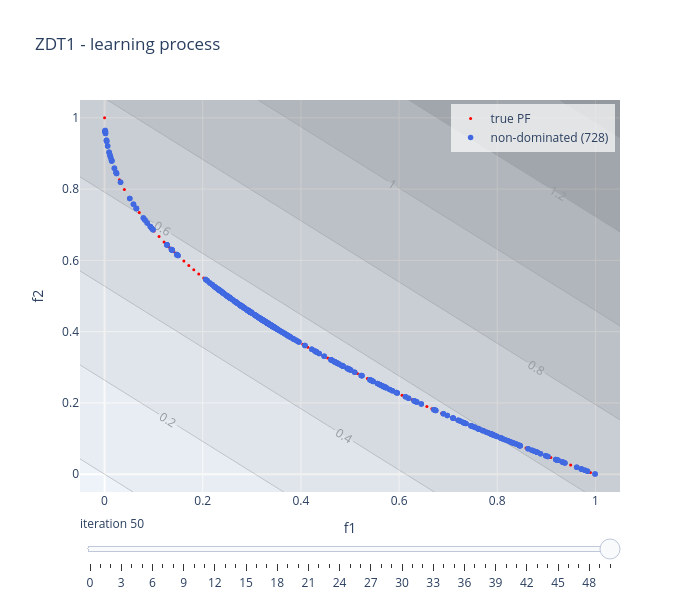

Here is the notebook cell this chart was saved with:
### Code cell
linear_model.visualise("learning", plot_scalarisation = True, show = False)

### Figure 1 — Plotly figure (JSON) as saved in the notebook; plotly's stock layout.template omitted (floating-point values rounded to 4 significant figures; data arrays with more than 128 entries replaced by an {"elided": "..."} marker saying what was removed)
{"data": [{"marker": {"color": "red", "size": 3}, "mode": "markers", "name": "true PF", "type": "scatter", "x": [0.0, 0.0101, 0.0202, 0.0303, 0.0404, 0.05051, 0.06061, 0.07071, 0.08081, 0.09091, 0.101, 0.1111, 0.1212, 0.1313, 0.1414, 0.1515, 0.1616, 0.1717, 0.1818, 0.1919, 0.202, 0.2121, 0.2222, 0.2323, 0.2424, 0.2525, 0.2626, 0.2727, 0.2828, 0.2929, 0.303, 0.3131, 0.3232, 0.3333, 0.3434, 0.3535, 0.3636, 0.3737, 0.3838, 0.3939, 0.404, 0.4141, 0.4242, 0.4343, 0.4444, 0.4545, 0.4646, 0.4747, 0.4848, 0.4949, 0.5051, 0.5152, 0.5253, 0.5354, 0.5455, 0.5556, 0.5657, 0.5758, 0.5859, 0.596, 0.6061, 0.6162, 0.6263, 0.6364, 0.6465, 0.6566, 0.6667, 0.6768, 0.6869, 0.697, 0.7071, 0.7172, 0.7273, 0.7374, 0.7475, 0.7576, 0.7677, 0.7778, 0.7879, 0.798, 0.8081, 0.8182, 0.8283, 0.8384, 0.8485, 0.8586, 0.8687, 0.8788, 0.8889, 0.899, 0.9091, 0.9192, 0.9293, 0.9394, 0.9495, 0.9596, 0.9697, 0.9798, 0.9899, 1.0], "y": [1.0, 0.8995, 0.8579, 0.8259, 0.799, 0.7753, 0.7538, 0.7341, 0.7157, 0.6985, 0.6822, 0.6667, 0.6518, 0.6376, 0.6239, 0.6108, 0.598, 0.5856, 0.5736, 0.5619, 0.5505, 0.5394, 0.5286, 0.518, 0.5076, 0.4975, 0.4875, 0.4778, 0.4682, 0.4588, 0.4495, 0.4404, 0.4315, 0.4226, 0.414, 0.4054, 0.397, 0.3887, 0.3805, 0.3724, 0.3644, 0.3565, 0.3487, 0.341, 0.3333, 0.3258, 0.3184, 0.311, 0.3037, 0.2965, 0.2893, 0.2823, 0.2753, 0.2683, 0.2615, 0.2546, 0.2479, 0.2412, 0.2346, 0.228, 0.2215, 0.215, 0.2086, 0.2023, 0.196, 0.1897, 0.1835, 0.1773, 0.1712, 0.1652, 0.1591, 0.1531, 0.1472, 0.1413, 0.1354, 0.1296, 0.1238, 0.1181, 0.1124, 0.1067, 0.1011, 0.09547, 0.0899, 0.08437, 0.07887, 0.0734, 0.06797, 0.06256, 0.05719, 0.05185, 0.04654, 0.04126, 0.036, 0.03078, 0.02558, 0.02041, 0.01527, 0.01015, 0.005063, 0.0]}, {"marker": {"color": "royalblue", "size": 5.5}, "mode": "markers", "name": "non-dominated (728)", "type": "scatter", "x": {"elided": "728 float values"}, "y": {"elided": "728 float values"}}, {"colorscale": [[0, "rgb(255,255,255)"], [0.125, "rgb(240,240,240)"], [0.25, "rgb(217,217,217)"], [0.375, "rgb(189,189,189)"], [0.5, "rgb(150,150,150)"], [0.625, "rgb(115,115,115)"], [0.75, "rgb(82,82,82)"], [0.875, "rgb(37,37,37)"], [1, "rgb(0,0,0)"]], "contours": {"showlabels": true}, "opacity": 0.35, "showlegend": false, "showscale": false, "type": "contour", "x": [-0.05, -0.03136, -0.01271, 0.005932, 0.02458, 0.04322, 0.06186, 0.08051, 0.09915, 0.1178, 0.1364, 0.1551, 0.1737, 0.1924, 0.211, 0.2297, 0.2483, 0.2669, 0.2856, 0.3042, 0.3229, 0.3415, 0.3602, 0.3788, 0.3975, 0.4161, 0.4347, 0.4534, 0.472, 0.4907, 0.5093, 0.528, 0.5466, 0.5653, 0.5839, 0.6025, 0.6212, 0.6398, 0.6585, 0.6771, 0.6958, 0.7144, 0.7331, 0.7517, 0.7703, 0.789, 0.8076, 0.8263, 0.8449, 0.8636, 0.8822, 0.9008, 0.9195, 0.9381, 0.9568, 0.9754, 0.9941, 1.013, 1.031, 1.05], "y": [-0.05, -0.03136, -0.01271, 0.005932, 0.02458, 0.04322, 0.06186, 0.08051, 0.09915, 0.1178, 0.1364, 0.1551, 0.1737, 0.1924, 0.211, 0.2297, 0.2483, 0.2669, 0.2856, 0.3042, 0.3229, 0.3415, 0.3602, 0.3788, 0.3975, 0.4161, 0.4347, 0.4534, 0.472, 0.4907, 0.5093, 0.528, 0.5466, 0.5653, 0.5839, 0.6025, 0.6212, 0.6398, 0.6585, 0.6771, 0.6958, 0.7144, 0.7331, 0.7517, 0.7703, 0.789, 0.8076, 0.8263, 0.8449, 0.8636, 0.8822, 0.9008, 0.9195, 0.9381, 0.9568, 0.9754, 0.9941, 1.013, 1.031, 1.05], "z": {"elided": "60x60 float values"}}], "layout": {"height": 600, "legend": {"bgcolor": "rgba(255,255,255,0.7)", "x": 0.99, "xanchor": "right", "y": 0.99, "yanchor": "top"}, "showlegend": true, "sliders": [{"active": 50, "currentvalue": {"prefix": "iteration "}, "steps": [{"args": [["0"], {"frame": {"redraw": true}, "mode": "immediate"}], "label": "0", "method": "animate"}, {"args": [["1"], {"frame": {"redraw": true}, "mode": "immediate"}], "label": "1", "method": "animate"}, {"args": [["2"], {"frame": {"redraw": true}, "mode": "immediate"}], "label": "2", "method": "animate"}, {"args": [["3"], {"frame": {"redraw": true}, "mode": "immediate"}], "label": "3", "method": "animate"}, {"args": [["4"], {"frame": {"redraw": true}, "mode": "immediate"}], "label": "4", "method": "animate"}, {"args": [["5"], {"frame": {"redraw": true}, "mode": "immediate"}], "label": "5", "method": "animate"}, {"args": [["6"], {"frame": {"redraw": true}, "mode": "immediate"}], "label": "6", "method": "animate"}, {"args": [["7"], {"frame": {"redraw": true}, "mode": "immediate"}], "label": "7", "method": "animate"}, {"args": [["8"], {"frame": {"redraw": true}, "mode": "immediate"}], "label": "8", "method": "animate"}, {"args": [["9"], {"frame": {"redraw": true}, "mode": "immediate"}], "label": "9", "method": "animate"}, {"args": [["10"], {"frame": {"redraw": true}, "mode": "immediate"}], "label": "10", "method": "animate"}, {"args": [["11"], {"frame": {"redraw": true}, "mode": "immediate"}], "label": "11", "method": "animate"}, {"args": [["12"], {"frame": {"redraw": true}, "mode": "immediate"}], "label": "12", "method": "animate"}, {"args": [["13"], {"frame": {"redraw": true}, "mode": "immediate"}], "label": "13", "method": "animate"}, {"args": [["14"], {"frame": {"redraw": true}, "mode": "immediate"}], "label": "14", "method": "animate"}, {"args": [["15"], {"frame": {"redraw": true}, "mode": "immediate"}], "label": "15", "method": "animate"}, {"args": [["16"], {"frame": {"redraw": true}, "mode": "immediate"}], "label": "16", "method": "animate"}, {"args": [["17"], {"frame": {"redraw": true}, "mode": "immediate"}], "label": "17", "method": "animate"}, {"args": [["18"], {"frame": {"redraw": true}, "mode": "immediate"}], "label": "18", "method": "animate"}, {"args": [["19"], {"frame": {"redraw": true}, "mode": "immediate"}], "label": "19", "method": "animate"}, {"args": [["20"], {"frame": {"redraw": true}, "mode": "immediate"}], "label": "20", "method": "animate"}, {"args": [["21"], {"frame": {"redraw": true}, "mode": "immediate"}], "label": "21", "method": "animate"}, {"args": [["22"], {"frame": {"redraw": true}, "mode": "immediate"}], "label": "22", "method": "animate"}, {"args": [["23"], {"frame": {"redraw": true}, "mode": "immediate"}], "label": "23", "method": "animate"}, {"args": [["24"], {"frame": {"redraw": true}, "mode": "immediate"}], "label": "24", "method": "animate"}, {"args": [["25"], {"frame": {"redraw": true}, "mode": "immediate"}], "label": "25", "method": "animate"}, {"args": [["26"], {"frame": {"redraw": true}, "mode": "immediate"}], "label": "26", "method": "animate"}, {"args": [["27"], {"frame": {"redraw": true}, "mode": "immediate"}], "label": "27", "method": "animate"}, {"args": [["28"], {"frame": {"redraw": true}, "mode": "immediate"}], "label": "28", "method": "animate"}, {"args": [["29"], {"frame": {"redraw": true}, "mode": "immediate"}], "label": "29", "method": "animate"}, {"args": [["30"], {"frame": {"redraw": true}, "mode": "immediate"}], "label": "30", "method": "animate"}, {"args": [["31"], {"frame": {"redraw": true}, "mode": "immediate"}], "label": "31", "method": "animate"}, {"args": [["32"], {"frame": {"redraw": true}, "mode": "immediate"}], "label": "32", "method": "animate"}, {"args": [["33"], {"frame": {"redraw": true}, "mode": "immediate"}], "label": "33", "method": "animate"}, {"args": [["34"], {"frame": {"redraw": true}, "mode": "immediate"}], "label": "34", "method": "animate"}, {"args": [["35"], {"frame": {"redraw": true}, "mode": "immediate"}], "label": "35", "method": "animate"}, {"args": [["36"], {"frame": {"redraw": true}, "mode": "immediate"}], "label": "36", "method": "animate"}, {"args": [["37"], {"frame": {"redraw": true}, "mode": "immediate"}], "label": "37", "method": "animate"}, {"args": [["38"], {"frame": {"redraw": true}, "mode": "immediate"}], "label": "38", "method": "animate"}, {"args": [["39"], {"frame": {"redraw": true}, "mode": "immediate"}], "label": "39", "method": "animate"}, {"args": [["40"], {"frame": {"redraw": true}, "mode": "immediate"}], "label": "40", "method": "animate"}, {"args": [["41"], {"frame": {"redraw": true}, "mode": "immediate"}], "label": "41", "method": "animate"}, {"args": [["42"], {"frame": {"redraw": true}, "mode": "immediate"}], "label": "42", "method": "animate"}, {"args": [["43"], {"frame": {"redraw": true}, "mode": "immediate"}], "label": "43", "method": "animate"}, {"args": [["44"], {"frame": {"redraw": true}, "mode": "immediate"}], "label": "44", "method": "animate"}, {"args": [["45"], {"frame": {"redraw": true}, "mode": "immediate"}], "label": "45", "method": "animate"}, {"args": [["46"], {"frame": {"redraw": true}, "mode": "immediate"}], "label": "46", "method": "animate"}, {"args": [["47"], {"frame": {"redraw": true}, "mode": "immediate"}], "label": "47", "method": "animate"}, {"args": [["48"], {"frame": {"redraw": true}, "mode": "immediate"}], "label": "48", "method": "animate"}, {"args": [["49"], {"frame": {"redraw": true}, "mode": "immediate"}], "label": "49", "method": "animate"}, {"args": [["50"], {"frame": {"redraw": true}, "mode": "immediate"}], "label": "50", "method": "animate"}]}], "title": {"text": "ZDT1 - learning process"}, "width": 700, "xaxis": {"range": [-0.05, 1.05], "title": {"text": "f1"}}, "yaxis": {"range": [-0.05, 1.05], "title": {"text": "f2"}}}}
